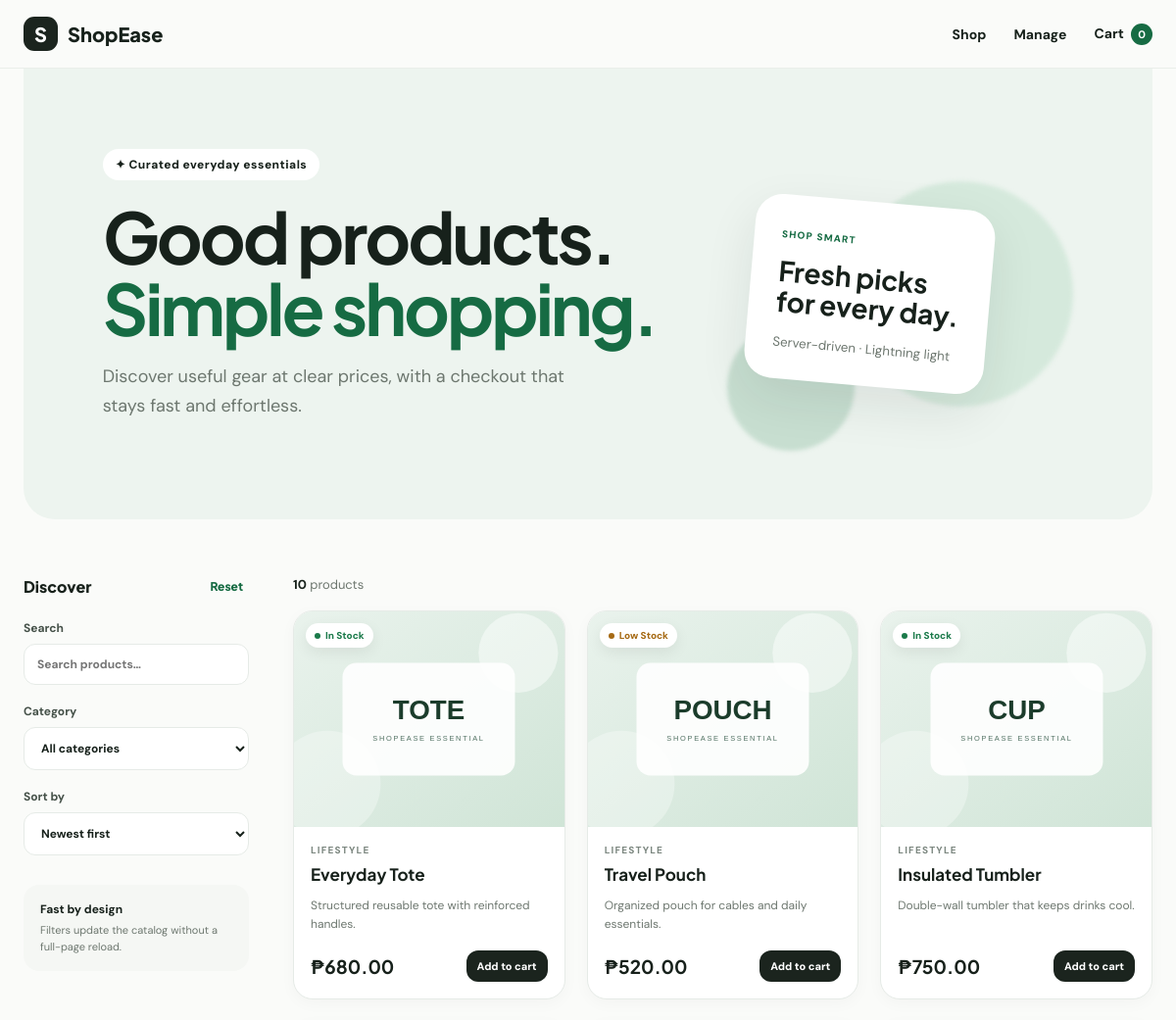
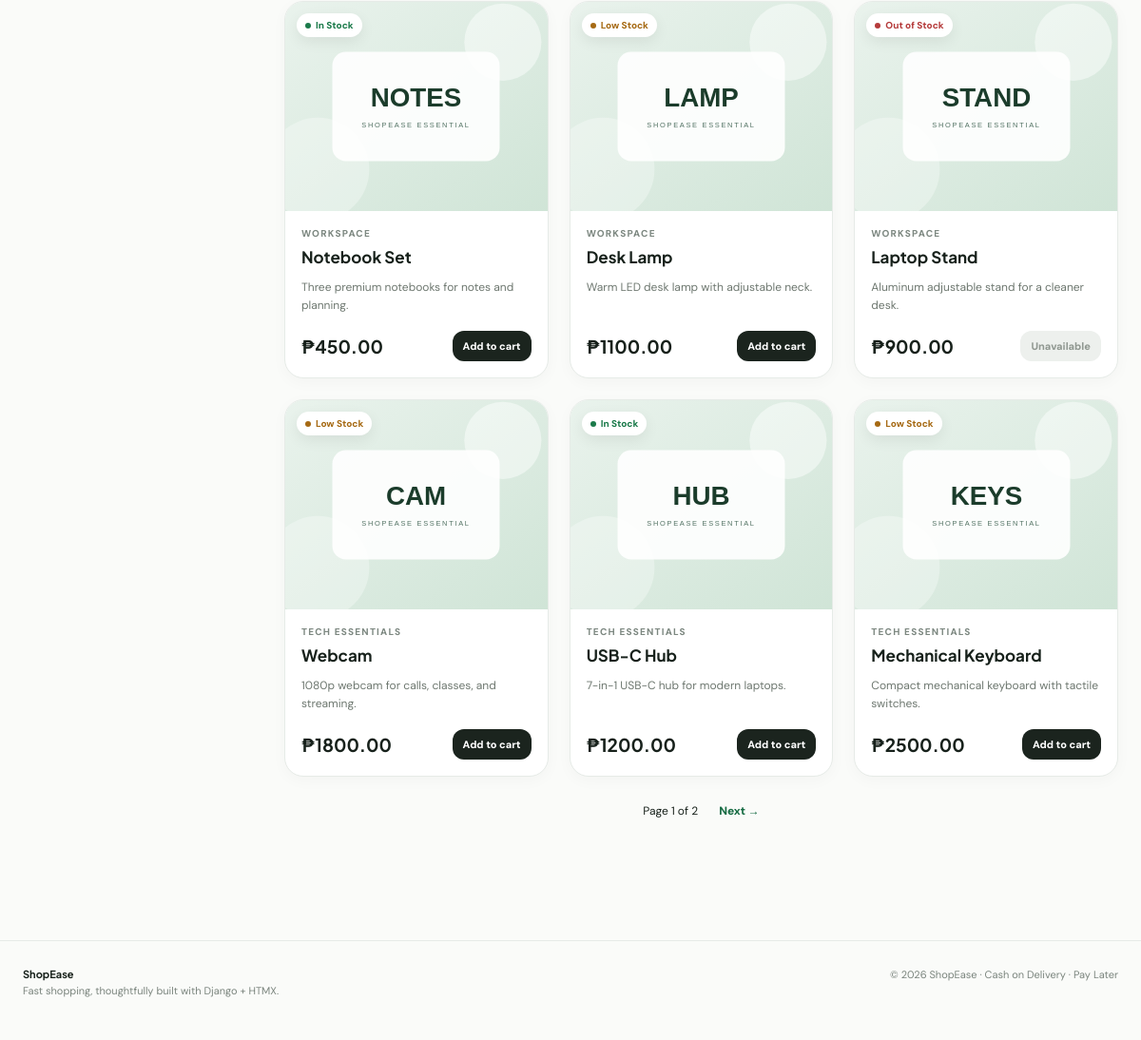
The page / on the database its author committed (2 pictures, top to bottom).
### store/models.py (models this page shows, shortened)
class Product(models.Model):
    name=models.CharField(max_length=160)
    category=models.ForeignKey(Category,on_delete=models.PROTECT,related_name='products')
    description=models.TextField()
    price=models.DecimalField(max_digits=10,decimal_places=2)
    stock=models.PositiveIntegerField(default=0)
    image=models.ImageField(upload_to='products/',blank=True,null=True)
    is_active=models.BooleanField(default=True)
    date_created=models.DateTimeField(auto_now_add=True)
    class Meta: ordering=['-date_created']
    def get_absolute_url(self): return reverse('product_detail',args=[self.pk])
    @property
    def stock_label(self):
        if self.stock<=0:return 'Out of Stock'
        if self.stock<=5:return 'Low Stock'
        return 'In Stock'
    @property
    def stock_class(self):
        return {'Out of Stock':'out','Low Stock':'low','In Stock':'in'}[self.stock_label]

class Category(models.Model):
    name=models.CharField(max_length=80)
    slug=models.SlugField(max_length=90,unique=True)
    class Meta: ordering=['name']

### store/views.py (the view)
def product_list(request):
    qs=Product.objects.filter(is_active=True).select_related('category')
    search=request.GET.get('q','').strip(); category=request.GET.get('category',''); sort=request.GET.get('sort','newest')
    if search: qs=qs.filter(Q(name__icontains=search)|Q(description__icontains=search))
    if category: qs=qs.filter(category__slug=category)
    qs={'price_low':qs.order_by('price'),'price_high':qs.order_by('-price'),'newest':qs.order_by('-date_created')}.get(sort,qs)
    from django.core.paginator import Paginator
    paginator=Paginator(qs,9); page=paginator.get_page(request.GET.get('page'))
    ctx={'page_obj':page,'products':page.object_list,'categories':Category.objects.all(),'q':search,'category':category,'sort':sort,'result_count':qs.count(),'cart_count':cart_count(request)}
    if is_htmx(request): return render(request,'store/partials/_product_grid.html',ctx)
    return render(request,'store/product_list.html',ctx)

### store/views.py (called while the page is built)
def is_htmx(request): return request.headers.get('HX-Request')=='true'

def cart_data(request): return request.session.get(CART,{})

def cart_count(request): return sum(int(v) for v in cart_data(request).values())

### store/templates/store/product_list.html
{% extends 'base.html' %}{% block title %}Shop · ShopEase{% endblock %}{% block content %}<section class="hero"><div><span class="pill">✦ Curated everyday essentials</span><h1>Good products.<br><em>Simple shopping.</em></h1><p>Discover useful gear at clear prices, with a checkout that stays fast and effortless.</p></div><div class="hero-art"><div class="orb orb-a"></div><div class="orb orb-b"></div><div class="hero-card"><span>SHOP SMART</span><strong>Fresh picks<br>for every day.</strong><small>Server-driven · Lightning light</small></div></div></section><section class="shop-section"><aside class="filters"><div class="filter-title"><span>Discover</span><button class="filter-reset" onclick="document.getElementById('q').value='';document.getElementById('category').value='';document.getElementById('sort').value='newest';document.getElementById('q').dispatchEvent(new Event('keyup'))">Reset</button></div><label>Search<input id="q" name="q" value="{{ q }}" placeholder="Search products…" hx-get="{% url 'product_list' %}" hx-trigger="keyup changed delay:300ms" hx-target="#catalog-results" hx-include="#category,#sort" hx-indicator="#global-indicator"></label><label>Category<select id="category" name="category" hx-get="{% url 'product_list' %}" hx-trigger="change" hx-target="#catalog-results" hx-include="#q,#sort" hx-indicator="#global-indicator"><option value="">All categories</option>{% for c in categories %}<option value="{{ c.slug }}" {% if category == c.slug %}selected{% endif %}>{{ c.name }}</option>{% endfor %}</select></label><label>Sort by<select id="sort" name="sort" hx-get="{% url 'product_list' %}" hx-trigger="change" hx-target="#catalog-results" hx-include="#q,#category" hx-indicator="#global-indicator"><option value="newest" {% if sort == 'newest' %}selected{% endif %}>Newest first</option><option value="price_low" {% if sort == 'price_low' %}selected{% endif %}>Price: low to high</option><option value="price_high" {% if sort == 'price_high' %}selected{% endif %}>Price: high to low</option></select></label><div class="filter-tip"><strong>Fast by design</strong><span>Filters update the catalog without a full-page reload.</span></div></aside><div class="catalog-results" id="catalog-results">{% include 'store/partials/_product_grid.html' %}</div></section>{% endblock %}

### store/templates/store/partials/_product_card.html
<article class="product-card"><a class="product-media" href="{{ product.get_absolute_url }}">{% if product.image %}<img src="{{ product.image.url }}" alt="{{ product.name }}">{% else %}<div class="image-placeholder"><span>{{ product.name|slice:':1' }}</span></div>{% endif %}{% include 'store/partials/_stock_badge.html' %}</a><div class="product-body"><div class="eyebrow">{{ product.category.name }}</div><h3><a href="{{ product.get_absolute_url }}">{{ product.name }}</a></h3><p>{{ product.description|truncatewords:14 }}</p><div class="card-foot"><strong>₱{{ product.price|floatformat:2 }}</strong>{% if product.stock %}<button class="btn btn-dark btn-small" hx-post="{% url 'add_to_cart' product.pk %}" hx-vals='{"quantity":1}' hx-target="#feedback-{{ product.pk }}" hx-swap="innerHTML" hx-indicator="#global-indicator">Add to cart</button>{% else %}<button class="btn btn-muted btn-small" disabled>Unavailable</button>{% endif %}</div><div id="feedback-{{ product.pk }}"></div></div></article>

### store/templates/store/partials/_stock_badge.html
<span class="stock-badge {{ product.stock_class }}"><i></i>{{ product.stock_label }}</span>

### store/static/store/css/style.css (style rules this page uses)
:root { --ink:#17211b;--muted:#6d776f;--line:#e6ebe7;--paper:#fff;--soft:#f5f7f4;--accent:#166b43;--accent2:#dff4e8;--dark:#1b241e;--danger:#b83c3c;--shadow:0 18px 50px rgba(22,37,28,.09) }
* { box-sizing:border-box }
html { scroll-behavior:smooth }
body { margin:0;color:var(--ink);background:#fafbf9;font-family:'DM Sans',system-ui,sans-serif }
a { color:inherit;text-decoration:none }
button,input,select,textarea { font:inherit }
.hero { min-height:450px;background:#edf4ef;border-radius:0 0 32px 32px;padding:70px 7%;display:flex;align-items:center;justify-content:space-between;overflow:hidden }
.hero h1,.page-heading h1,.detail-copy h1,.success-page h1 { font-family:'Plus Jakarta Sans';font-size:clamp(42px,6vw,72px);line-height:1.02;letter-spacing:-3px;margin:20px 0 18px }
.hero h1 em { font-style:normal;color:var(--accent) }
.hero p { max-width:510px;font-size:18px;line-height:1.7;color:var(--muted) }
.pill { display:inline-flex;background:#fff;padding:8px 13px;border-radius:99px;font-size:12px;font-weight:800;letter-spacing:.04em }
.hero-art { width:42%;min-height:320px;position:relative;display:grid;place-items:center }
.hero-card { position:relative;z-index:2;width:245px;padding:28px;border-radius:28px;background:#fff;box-shadow:var(--shadow);transform:rotate(5deg) }
.hero-card span { font-size:10px;font-weight:800;color:var(--accent);letter-spacing:.12em }
.hero-card strong { display:block;font-family:'Plus Jakarta Sans';font-size:28px;line-height:1.1;margin:14px 0 }
.hero-card small { color:var(--muted) }
.orb { position:absolute;border-radius:50%;filter:blur(2px) }
.orb-b { width:130px;height:130px;background:#c7ded0;left:15%;bottom:0 }
.shop-section { display:grid;grid-template-columns:230px 1fr;gap:45px;padding:58px 0 }
.filters { align-self:start;position:sticky;top:92px }
.filter-title { display:flex;justify-content:space-between;font-family:'Plus Jakarta Sans';font-weight:800;margin-bottom:24px }
.filter-reset { border:0;background:none;color:var(--accent);font-size:12px;cursor:pointer }
.filters label,.form-row { display:block;font-size:12px;font-weight:700;color:#455149;margin-bottom:19px }
.filters input,.filters select,.field-input { display:block;width:100%;margin-top:8px;border:1px solid var(--line);background:#fff;border-radius:12px;padding:12px 13px;outline:none;color:var(--ink) }
.filter-tip { margin-top:30px;padding:17px;border-radius:16px;background:var(--soft);display:grid;gap:5px }
.filter-tip strong { font-size:12px }
.filter-tip span { font-size:11px;color:var(--muted);line-height:1.5 }
.product-card { background:#fff;border:1px solid var(--line);border-radius:20px;overflow:hidden;transition:.25s;box-shadow:0 4px 16px rgba(20,40,28,.03) }
.product-media { height:220px;display:block;position:relative;background:#eef2ef;overflow:hidden }
.product-media img { width:100%;height:100%;object-fit:cover;transition:.35s }
.stock-badge { position:absolute;left:12px;top:12px;padding:6px 9px;border-radius:99px;background:#fff;font-size:10px;font-weight:800;box-shadow:0 5px 15px rgba(0,0,0,.07) }
.stock-badge i { display:inline-block;width:6px;height:6px;border-radius:50%;background:currentColor;margin-right:5px }
.stock-badge.in { color:#1b7a4a }
.stock-badge.low { color:#a66a14 }
.stock-badge.out { color:#b53b3b }
.product-body { padding:17px }
.eyebrow { font-size:10px;text-transform:uppercase;letter-spacing:.12em;color:#7d8881;font-weight:800 }
.product-body h3 { font-family:'Plus Jakarta Sans';font-size:17px;margin:7px 0 }
.product-body p { font-size:12px;line-height:1.55;color:var(--muted);min-height:38px }
.card-foot { display:flex;justify-content:space-between;align-items:center;margin-top:17px }
.card-foot strong,.detail-price { font-family:'Plus Jakarta Sans';font-size:19px }
.btn { border:0;border-radius:12px;padding:12px 17px;font-weight:800;cursor:pointer;display:inline-flex;justify-content:center;gap:12px;align-items:center;transition:.2s }
.btn-dark { background:var(--dark);color:#fff }
.btn-muted { background:#edf0ed;color:#909891 }
.btn-small { padding:9px 11px;font-size:11px }

### rows shown on the page
Product: image (picture), stock_label "In Stock", category.name "LIFESTYLE", name "Everyday Tote", description "Structured reusable tote with reinforced handles.", price "680.00"
Product: image (picture), stock_label "Low Stock", category.name "LIFESTYLE", name "Travel Pouch", description "Organized pouch for cables and daily essentials.", price "520.00"
Product: image (picture), stock_label "In Stock", category.name "LIFESTYLE", name "Insulated Tumbler", description "Double-wall tumbler that keeps drinks cool.", price "750.00"
Product: image (picture), stock_label "In Stock", category.name "WORKSPACE", name "Notebook Set", description "Three premium notebooks for notes and planning.", price "450.00"
Product: image (picture), stock_label "Low Stock", category.name "WORKSPACE", name "Desk Lamp", description "Warm LED desk lamp with adjustable neck.", price "1100.00"
Product: image (picture), stock_label "Out of Stock", category.name "WORKSPACE", name "Laptop Stand", description "Aluminum adjustable stand for a cleaner desk.", price "900.00", shows "Unavailable"
Product: image (picture), stock_label "Low Stock", category.name "TECH ESSENTIALS", name "Webcam", description "1080p webcam for calls, classes, and streaming.", price "1800.00"
Product: image (picture), stock_label "In Stock", category.name "TECH ESSENTIALS", name "USB-C Hub", description "7-in-1 USB-C hub for modern laptops.", price "1200.00"
Product: image (picture), stock_label "Low Stock", category.name "TECH ESSENTIALS", name "Mechanical Keyboard", description "Compact mechanical keyboard with tactile switches.", price "2500.00"

### other values the page prints
{{ cart_count|default:0 }} "0"
{{ result_count }} "10"
{{ page_obj.number }} "1"
{{ page_obj.paginator.num_pages }} "2"
